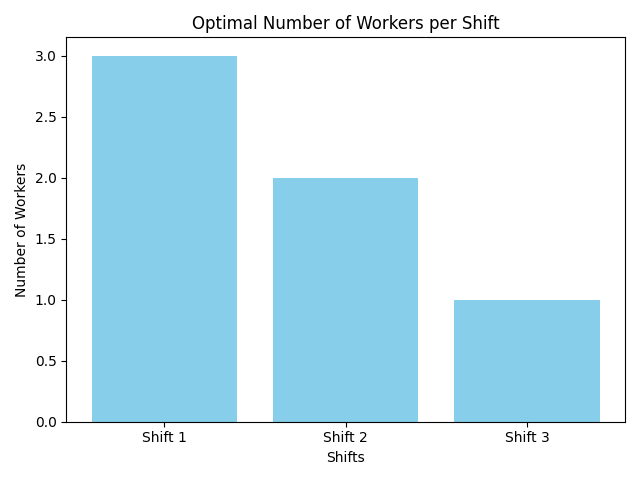

This chart was generated by the following Python code:
# Import necessary libraries
import pandas as pd
import matplotlib.pyplot as plt
from pulp import LpProblem, LpVariable, LpMinimize, lpSum, LpStatus

# Step 1: Import the dataset into a DataFrame
file_path = r"C:\Users\USER\OneDrive\Desktop\PA\Report_of_Khosru_Part_1\fau_medical_staff.csv"  # Update path if needed
df = pd.read_csv(file_path)

# Step 2: Data Preprocessing
# Replace 'X' with 1 (indicating active shifts) and NaNs with 0
df = df.fillna(0).map(lambda x: 1 if x == "X" else x)

# Extract the average number of patients needing care
avg_patient_num = df["Avg_Patient_Number"].values

# Extract binary matrix for shifts
shifts = df[["Shift 1", "Shift 2", "Shift 3"]].values

# Wage rates per shift (last row of the dataset)
wage_rates = [45, 45, 60]  # Given wage rates for Shift 1, Shift 2, and Shift 3

# Service level: 1 worker per 4 patients per hour
service_level = 1 / 4

# Step 3: Decision Variables
# Define the decision variables: Number of workers needed for each shift
num_workers = LpVariable.dicts("num_workers", [f"Shift_{j+1}" for j in range(3)], lowBound=0, cat="Integer")

# Step 4: Create the Optimization Problem
# Objective: Minimize the total wage costs
prob = LpProblem("Optimal_Staffing", LpMinimize)

# Add wage cost to the objective function
prob += lpSum([wage_rates[j] * num_workers[f"Shift_{j+1}"] for j in range(3)])

# Step 5: Add Constraints
# Ensure the number of workers meets the service level for all time windows
for t in range(len(avg_patient_num)):  # Loop through time windows
    for j in range(3):  # Loop through shifts
        if shifts[t][j] == 1:  # Active shift
            prob += num_workers[f"Shift_{j+1}"] >= avg_patient_num[t] * service_level

# Step 6: Solve the Problem
prob.solve()

# Step 7: Print Results
print("Status:", LpStatus[prob.status], "Staff Need")
for shift in num_workers:
    print(f"The number of workers needed for {shift} is {int(num_workers[shift].value())} workers.")

# Extract shift names and worker counts
shifts = ['Shift 1', 'Shift 2', 'Shift 3']
workers_needed = [num_workers['Shift_1'].value(), num_workers['Shift_2'].value(), num_workers['Shift_3'].value()]

# Plot the results
plt.bar(shifts, workers_needed, color='skyblue')
plt.xlabel('Shifts')
plt.ylabel('Number of Workers')
plt.title('Optimal Number of Workers per Shift')
plt.tight_layout()
plt.show()
